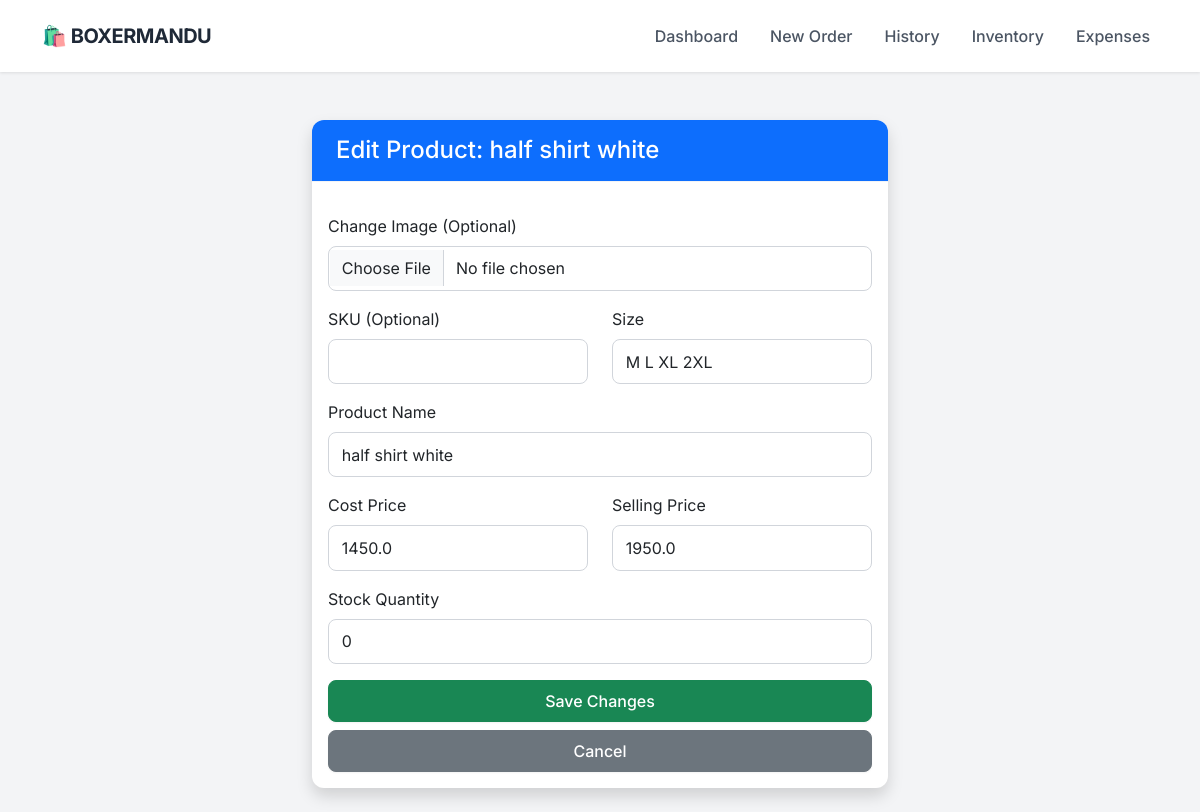
The page /edit_product/692 on the database as committed earlier.
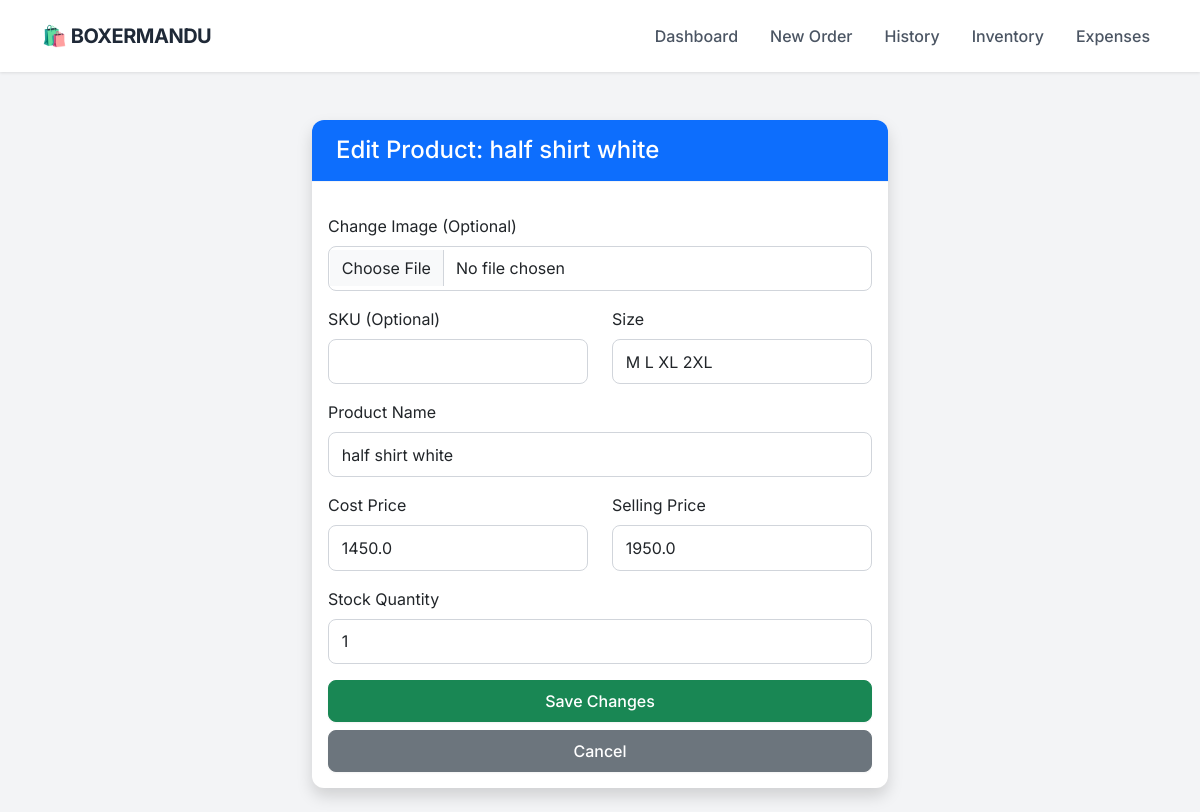
The same page on the database as committed later.
### app.py (models this page shows)
class Product(db.Model):
    id = db.Column(db.Integer, primary_key=True)
    sku = db.Column(db.String(50), unique=True, nullable=True)
    name = db.Column(db.String(100), nullable=False)
    size = db.Column(db.String(10), nullable=False)
    cost_price = db.Column(db.Float, default=0.0)
    price = db.Column(db.Float, nullable=False)
    stock = db.Column(db.Integer, default=0)
    image = db.Column(db.String(100), nullable=True)

### app.py (the view, shortened to what this page needs)
@app.route('/edit_product/<int:id>', methods=['GET', 'POST'])
def edit_product(id):
    product = Product.query.get_or_404(id)
    return render_template('edit_product.html', p=product)

### templates/edit_product.html (shortened to what this page needs)
{% extends "layout.html" %}
{% block content %}
<div class="container mt-4" style="max-width: 600px;">
    <div class="card shadow">
        <div class="card-header bg-primary text-white">
            <h4 class="mb-0">Edit Product: {{ p.name }}</h4>
        </div>
        <div class="card-body">
            <form method="POST" enctype="multipart/form-data">
                <div class="mb-3">
                    <label class="form-label">Change Image (Optional)</label>
                    <input type="file" name="image" class="form-control">
                </div>
                <div class="row mb-3">
                    <div class="col">
                        <label class="form-label">SKU (Optional)</label>
                        <input type="text" name="sku" class="form-control" value="{{ p.sku if p.sku else '' }}">
                    </div>
                    <div class="col">
                        <label class="form-label">Size</label>
                        <input type="text" name="size" class="form-control" value="{{ p.size }}" required>
                    </div>
                </div>
                <div class="mb-3">
                    <label class="form-label">Product Name</label>
                    <input type="text" name="name" class="form-control" value="{{ p.name }}" required>
                </div>
                <div class="row mb-3">
                    <div class="col">
                        <label class="form-label">Cost Price</label>
                        <input type="number" name="cost_price" class="form-control" step="0.01" value="{{ p.cost_price }}" required>
                    </div>
                    <div class="col">
                        <label class="form-label">Selling Price</label>
                        <input type="number" name="price" class="form-control" step="0.01" value="{{ p.price }}" required>
                    </div>
                </div>
                <div class="mb-3">
                    <label class="form-label">Stock Quantity</label>
                    <input type="number" name="stock" class="form-control" value="{{ p.stock }}" required>
                </div>
                <div class="d-grid gap-2">
                    <button type="submit" class="btn btn-success">Save Changes</button>
                    <a href="/inventory" class="btn btn-secondary">Cancel</a>
                </div>
            </form>
        </div>
    </div>
</div>
{% endblock %}

Rows that differ between the two databases and show on the page:
changed Product "half shirt white": stock "0" → "1"
